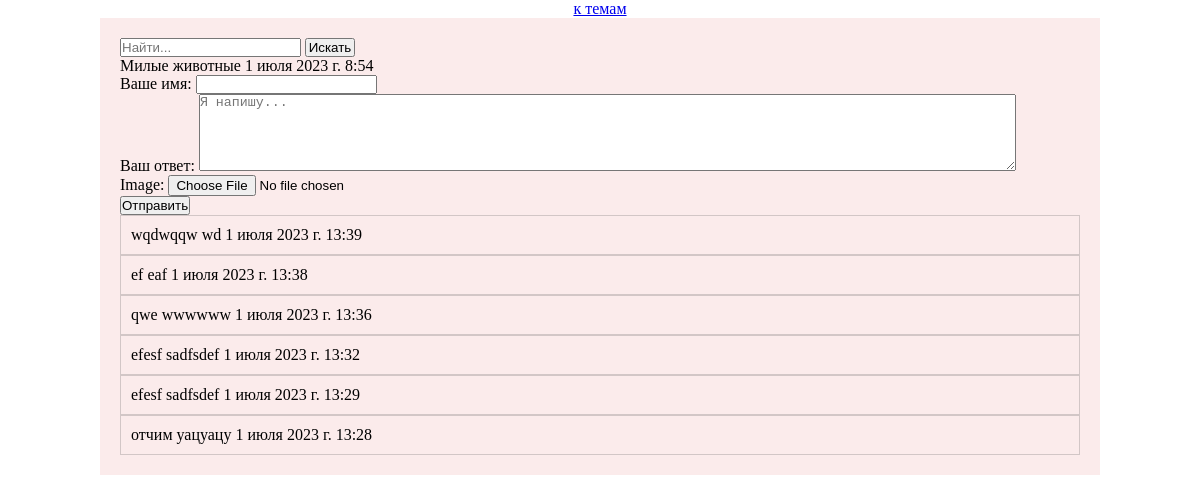
The page /forum-app/tema_detail/2/ on the database its author committed.
### forum_app/models.py (models this page shows, shortened)
class Tema(models.Model):
    title = models.CharField(max_length=32, verbose_name='Название темы')
    created_date=models.DateTimeField(auto_now_add=True, verbose_name='Дата создания темы')
    class Meta:
        ordering = ['-id']
        verbose_name = ('Темы')
        verbose_name_plural = ('Темы')

class Otvet(models.Model):
    name = models.CharField(max_length=32, verbose_name='Автор')
    text = models.CharField(max_length=2000, verbose_name="Текст ответа")
    image = models.ImageField(upload_to='%y/%m/%d', blank=True, null=True, verbose_name='Картинка')
    created_date = models.DateTimeField(auto_now_add=True, verbose_name='Дата')
    tema = models.ForeignKey(Tema, on_delete=models.CASCADE)
    class Meta:
        ordering = ['-created_date']
        verbose_name = ('Ответ')
        verbose_name_plural = ('Ответы')

### forum_app/views.py (the view)
# urls.py: path('tema_detail/<int:tema_pk>/', tema_detail_view, name='tema_detail'),
def tema_detail_view(request, tema_pk):
    tema = Tema.objects.get(pk=tema_pk)
    if request.method == "POST":
        form = OtvetForm(data=request.POST, files=request.FILES)
        if form.is_valid():
            otvet = form.save(commit=False)
            otvet.tema = tema
            otvet.save()
            form = OtvetForm()
            return redirect(request.path)
    else:
        form = OtvetForm()
    q = request.GET.get('q', )
    if q:
        otvets = Otvet.objects.filter(Q(text__icontains=q) | Q(name__icontains=q), tema=tema )
    else:
        otvets = Otvet.objects.filter(tema=tema)
    context = {'tema_detail': tema, 'otvets': otvets, 'otvet_form': form}
    return render(request, 'forum_app/tema_detail.html', context)

### forum_app/forms.py
class OtvetForm(forms.ModelForm):
    class Meta:
        model = Otvet
        fields = ['name', 'text', 'image',]
    name = forms.CharField(max_length=32, label='Ваше имя')
    text = forms.CharField(max_length=200, label='Ваш ответ',
                           widget=forms.Textarea(attrs={'cols':100, 'rows':5, 'placeholder': 'Я напишу...'}))
    image = forms.ImageField(required=False)

### forum_app/templates/forum_app/tema_detail.html (shortened to what this page needs)
{%extends 'root.html'%}
{%block content%}
        <div class="column">
        <form action="" method="get">
                <input type="search" type=text name="q" placeholder="Найти...">
                <button style="width: 50px;" type="submit">Искать</button>
        </form>
        {{tema_detail.title}}
        {{tema_detail.created_date}}
        <form enctype="multipart/form-data" action="" method="POST"
        style="display: flex; flex-direction: column; align-items: flex-start;">
                {{otvet_form.as_p}}
                <button type="submit">Отправить</button>
        </form>
        {%for otvet in otvets%}
        <div style="display: flex; flex-direction: column; border: 1px solid #7c797954; padding: 10px;">
                {{otvet.name}}
                {{otvet.text}}
                {{otvet.created_date}}
        </div>
        {%endfor%}
 </div>
{%endblock%}

### static/css/style.css (style rules this page uses)
* { margin: 0; padding: 0; }
.column { background-color: #fbebeb; flex-direction: column; width: 80%; padding: 20px; }
body { display: flex; align-items: center; flex-direction: column; }

### rows shown on the page
Tema: title "Милые животные", created_date "1 июля 2023 г. 8:54"
Otvet: name "wqdwqqw", text "wd", created_date "1 июля 2023 г. 13:39"
Otvet: name "ef", text "eaf", created_date "1 июля 2023 г. 13:38"
Otvet: name "qwe", text "wwwwww", created_date "1 июля 2023 г. 13:36"
Otvet: name "efesf", text "sadfsdef", created_date "1 июля 2023 г. 13:32"
Otvet: name "efesf", text "sadfsdef", created_date "1 июля 2023 г. 13:29"
Otvet: name "отчим", text "уацуацу", created_date "1 июля 2023 г. 13:28"
